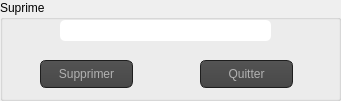
    <widget class="QGroupBox" name="groupBox_7">
     <property name="geometry">
      <rect>
       <x>460</x>
       <y>400</y>
       <width>341</width>
       <height>101</height>
      </rect>
     </property>
     <property name="title">
      <string>Suprime</string>
     </property>
     <widget class="QPushButton" name="pushButton_quitter">
      <property name="geometry">
       <rect>
        <x>200</x>
        <y>60</y>
        <width>93</width>
        <height>28</height>
       </rect>
      </property>
      <property name="styleSheet">
       <string notr="true">QToolTip
{
     border: 1px solid black;
     background-color: #ffa02f;
     padding: 1px;
     border-radius: 3px;
     opacity: 100;
}

QWidget
{
    color: #b1b1b1;
    background-color: #323232;
}

QWidget:item:hover
{
    background-color: QLinearGradient( x1: 0, y1: 0, x2: 0, y2: 1, stop: 0 #ffa02f, stop: 1 #ca0619);
    color: #000000;
}

QWidget:item:selected
{
    background-color: QLinearGradient( x1: 0, y1: 0, x2: 0, y2: 1, stop: 0 #ffa02f, stop: 1 #d7801a);
}

QMenuBar::item
{
    background: transparent;
}

QMenuBar::item:selected
{
    background: transparent;
    border: 1px solid #ffaa00;
}

QMenuBar::item:pressed
{
    background: #444;
    border: 1px solid #000;
    background-color: QLinearGradient(
        x1:0, y1:0,
        x2:0, y2:1,
        stop:1 #212121,
        stop:0.4 #343434/*,
        stop:0.2 #343434,
        stop:0.1 #ffaa00*/
    );
    margin-bottom:-1px;
    padding-bottom:1px;
}

QMenu
{
    border: 1px solid #000;
}

QMenu::item
{
    padding: 2px 20px 2px 20px;
}

QMenu::item:selected
{
    color: #000000;
}

QWidget:disabled
{
    color: #404040;
    background-color: #323232;
}

QAbstractItemView
{
    background-color: QLinearGradient( x1: 0, y1: 0, x2: 0, y2: 1, stop: 0 #4d4d4d, stop: 0.1 #646464, stop: 1 #5d5d5d);
}

QWidget:focus
{
    /*border: 2px solid QLinearGradient( x1: 0, y1: 0, x2: 0, y2: 1, stop: 0 #ffa02f, stop: 1 #d7801a);*/
}

QLineEdit
{
    background-color: QLinearGradient( x1: 0, y1: 0, x2: 0, y2: 1, stop: 0 #4d4d4d, stop: 0 #646464, stop: 1 #5d5d5d);
    padding: 1px;
    border-style: solid;
    border: 1px solid #1e1e1e;
    border-radius: 5;
}

QPushButton
{
    color: #b1b1b1;
    background-color: QLinearGradient( x1: 0, y1: 0, x2: 0, y2: 1, stop: 0 #565656, stop: 0.1 #525252, stop: 0.5 #4e4e4e, stop: 0.9 #4a4a4a, stop: 1 #464646);
    border-width: 1px;
    border-color: #1e1e1e;
    border-style: solid;
    border-radius: 6;
    padding: 3px;
    font-size: 12px;
    padding-left: 5px;
    padding-right: 5px;
}

QPushButton:pressed
{
    background-color: QLinearGradient( x1: 0, y1: 0, x2: 0, y2: 1, stop: 0 #2d2d2d, stop: 0.1 #2b2b2b, stop: 0.5 #292929, stop: 0.9 #282828, stop: 1 #252525);
}

QComboBox
{
    selection-background-color: #ffaa00;
    background-color: QLinearGradient( x1: 0, y1: 0, x2: 0, y2: 1, stop: 0 #565656, stop: 0.1 #525252, stop: 0.5 #4e4e4e, stop: 0.9 #4a4a4a, stop: 1 #464646);
    border-style: solid;
    border: 1px solid #1e1e1e;
    border-radius: 5;
}

QComboBox:hover,QPushButton:hover
{
    border: 2px solid QLinearGradient( x1: 0, y1: 0, x2: 0, y2: 1, stop: 0 #ffa02f, stop: 1 #d7801a);
}


QComboBox:on
{
    padding-top: 3px;
    padding-left: 4px;
    background-color: QLinearGradient( x1: 0, y1: 0, x2: 0, y2: 1, stop: 0 #2d2d2d, stop: 0.1 #2b2b2b, stop: 0.5 #292929, stop: 0.9 #282828, stop: 1 #252525);
    selection-background-color: #ffaa00;
}

QComboBox QAbstractItemView
{
    border: 2px solid darkgray;
    selection-background-color: QLinearGradient( x1: 0, y1: 0, x2: 0, y2: 1, stop: 0 #ffa02f, stop: 1 #d7801a);
}

QComboBox::drop-down
{
     subcontrol-origin: padding;
     subcontrol-position: top right;
     width: 15px;

     border-left-width: 0px;
     border-left-color: darkgray;
     border-left-style: solid; /* just a single line */
     border-top-right-radius: 3px; /* same radius as the QComboBox */
     border-bottom-right-radius: 3px;
 }

QComboBox::down-arrow
{
     image: url(:/down_arrow.png);
}

QGroupBox:focus
{
border: 2px solid QLinearGradient( x1: 0, y1: 0, x2: 0, y2: 1, stop: 0 #ffa02f, stop: 1 #d7801a);
}

QTextEdit:focus
{
    border: 2px solid QLinearGradient( x1: 0, y1: 0, x2: 0, y2: 1, stop: 0 #ffa02f, stop: 1 #d7801a);
}

QScrollBar:horizontal {
     border: 1px solid #222222;
     background: QLinearGradient( x1: 0, y1: 0, x2: 0, y2: 1, stop: 0.0 #121212, stop: 0.2 #282828, stop: 1 #484848);
     height: 7px;
     margin: 0px 16px 0 16px;
}

QScrollBar::handle:horizontal
{
      background: QLinearGradient( x1: 0, y1: 0, x2: 1, y2: 0, stop: 0 #ffa02f, stop: 0.5 #d7801a, stop: 1 #ffa02f);
      min-height: 20px;
      border-radius: 2px;
}

QScrollBar::add-line:horizontal {
      border: 1px solid #1b1b19;
      border-radius: 2px;
      background: QLinearGradient( x1: 0, y1: 0, x2: 1, y2: 0, stop: 0 #ffa02f, stop: 1 #d7801a);
      width: 14px;
      subcontrol-position: right;
      subcontrol-origin: margin;
}

QScrollBar::sub-line:horizontal {
      border: 1px solid #1b1b19;
      border-radius: 2px;
      background: QLinearGradient( x1: 0, y1: 0, x2: 1, y2: 0, stop: 0 #ffa02f, stop: 1 #d7801a);
      width: 14px;
     subcontrol-position: left;
     subcontrol-origin: margin;
}

QScrollBar::right-arrow:horizontal, QScrollBar::left-arrow:horizontal
{
      border: 1px solid black;
      width: 1px;
      height: 1px;
      background: white;
}

QScrollBar::add-page:horizontal, QScrollBar::sub-page:horizontal
{
      background: none;
}

QScrollBar:vertical
{
      background: QLinearGradient( x1: 0, y1: 0, x2: 1, y2: 0, stop: 0.0 #121212, stop: 0.2 #282828, stop: 1 #484848);
      width: 7px;
      margin: 16px 0 16px 0;
      border: 1px solid #222222;
}

QScrollBar::handle:vertical
{
      background: QLinearGradient( x1: 0, y1: 0, x2: 0, y2: 1, stop: 0 #ffa02f, stop: 0.5 #d7801a, stop: 1 #ffa02f);
      min-height: 20px;
      border-radius: 2px;
}

QScrollBar::add-line:vertical
{
      border: 1px solid #1b1b19;
      border-radius: 2px;
      background: QLinearGradient( x1: 0, y1: 0, x2: 0, y2: 1, stop: 0 #ffa02f, stop: 1 #d7801a);
      height: 14px;
      subcontrol-position: bottom;
      subcontrol-origin: margin;
}

QScrollBar::sub-line:vertical
{
      border: 1px solid #1b1b19;
      border-radius: 2px;
      background: QLinearGradient( x1: 0, y1: 0, x2: 0, y2: 1, stop: 0 #d7801a, stop: 1 #ffa02f);
      height: 14px;
      subcontrol-position: top;
      subcontrol-origin: margin;
}

QScrollBar::up-arrow:vertical, QScrollBar::down-arrow:vertical
{
      border: 1px solid black;
      width: 1px;
      height: 1px;
      background: white;
}


QScrollBar::add-page:vertical, QScrollBar::sub-page:vertical
{
      background: none;
}

QTextEdit
{
    background-color: #242424;
}

QPlainTextEdit
{
    background-color: #242424;
}

QHeaderView::section
{
    background-color: QLinearGradient(x1:0, y1:0, x2:0, y2:1, stop:0 #616161, stop: 0.5 #505050, stop: 0.6 #434343, stop:1 #656565);
    color: white;
    padding-left: 4px;
    border: 1px solid #6c6c6c;
}

QCheckBox:disabled
{
color: #414141;
}

QDockWidget::title
{
    text-align: center;
    spacing: 3px; /* spacing between items in the tool bar */
    background-color: QLinearGradient(x1:0, y1:0, x2:0, y2:1, stop:0 #323232, stop: 0.5 #242424, stop:1 #323232);
}

QDockWidget::close-button, QDockWidget::float-button
{
    text-align: center;
    spacing: 1px; /* spacing between items in the tool bar */
    background-color: QLinearGradient(x1:0, y1:0, x2:0, y2:1, stop:0 #323232, stop: 0.5 #242424, stop:1 #323232);
}

QDockWidget::close-button:hover, QDockWidget::float-button:hover
{
    background: #242424;
}

QDockWidget::close-button:pressed, QDockWidget::float-button:pressed
{
    padding: 1px -1px -1px 1px;
}

QMainWindow::separator
{
    background-color: QLinearGradient(x1:0, y1:0, x2:0, y2:1, stop:0 #161616, stop: 0.5 #151515, stop: 0.6 #212121, stop:1 #343434);
    color: white;
    padding-left: 4px;
    border: 1px solid #4c4c4c;
    spacing: 3px; /* spacing between items in the tool bar */
}

QMainWindow::separator:hover
{

    background-color: QLinearGradient(x1:0, y1:0, x2:0, y2:1, stop:0 #d7801a, stop:0.5 #b56c17 stop:1 #ffa02f);
    color: white;
    padding-left: 4px;
    border: 1px solid #6c6c6c;
    spacing: 3px; /* spacing between items in the tool bar */
}

QToolBar::handle
{
     spacing: 3px; /* spacing between items in the tool bar */
     background: url(:/images/handle.png);
}

QMenu::separator
{
    height: 2px;
    background-color: QLinearGradient(x1:0, y1:0, x2:0, y2:1, stop:0 #161616, stop: 0.5 #151515, stop: 0.6 #212121, stop:1 #343434);
    color: white;
    padding-left: 4px;
    margin-left: 10px;
    margin-right: 5px;
}

QProgressBar
{
    border: 2px solid grey;
    border-radius: 5px;
    text-align: center;
}

QProgressBar::chunk
{
    background-color: #d7801a;
    width: 2.15px;
    margin: 0.5px;
}

QTabBar::tab {
    color: #b1b1b1;
    border: 1px solid #444;
    border-bottom-style: none;
    background-color: #323232;
    padding-left: 10px;
    padding-right: 10px;
    padding-top: 3px;
    padding-bottom: 2px;
    margin-right: -1px;
}

QTabWidget::pane {
    border: 1px solid #444;
    top: 1px;
}

QTabBar::tab:last
{
    margin-right: 0; /* the last selected tab has nothing to overlap with on the right */
    border-top-right-radius: 3px;
}

QTabBar::tab:first:!selected
{
 margin-left: 0px; /* the last selected tab has nothing to overlap with on the right */


    border-top-left-radius: 3px;
}

QTabBar::tab:!selected
{
    color: #b1b1b1;
    border-bottom-style: solid;
    margin-top: 3px;
    background-color: QLinearGradient(x1:0, y1:0, x2:0, y2:1, stop:1 #212121, stop:.4 #343434);
}

QTabBar::tab:selected
{
    border-top-left-radius: 3px;
    border-top-right-radius: 3px;
    margin-bottom: 0px;
}

QTabBar::tab:!selected:hover
{
    /*border-top: 2px solid #ffaa00;
    padding-bottom: 3px;*/
    border-top-left-radius: 3px;
    border-top-right-radius: 3px;
    background-color: QLinearGradient(x1:0, y1:0, x2:0, y2:1, stop:1 #212121, stop:0.4 #343434, stop:0.2 #343434, stop:0.1 #ffaa00);
}

QRadioButton::indicator:checked, QRadioButton::indicator:unchecked{
    color: #b1b1b1;
    background-color: #323232;
    border: 1px solid #b1b1b1;
    border-radius: 6px;
}

QRadioButton::indicator:checked
{
    background-color: qradialgradient(
        cx: 0.5, cy: 0.5,
        fx: 0.5, fy: 0.5,
        radius: 1.0,
        stop: 0.25 #ffaa00,
        stop: 0.3 #323232
    );
}

QCheckBox::indicator{
    color: #b1b1b1;
    background-color: #323232;
    border: 1px solid #b1b1b1;
    width: 9px;
    height: 9px;
}

QRadioButton::indicator
{
    border-radius: 6px;
}

QRadioButton::indicator:hover, QCheckBox::indicator:hover
{
    border: 1px solid #ffaa00;
}

QCheckBox::indicator:checked
{
    image:url(:/images/checkbox.png);
}

QCheckBox::indicator:disabled, QRadioButton::indicator:disabled
{
    border: 1px solid #444;
}</string>
      </property>
      <property name="text">
       <string>Quitter</string>
      </property>
     </widget>
     <widget class="QLineEdit" name="lineEdit_nom_suppr">
      <property name="geometry">
       <rect>
        <x>60</x>
        <y>20</y>
        <width>211</width>
        <height>21</height>
       </rect>
      </property>
      <property name="styleSheet">
       <string notr="true">QLineEdit{
    background-color: white;
    box-shadow: 2px 0.5px 5px 1px inset black;
    border-radius: 5px;
    width: 70%;
    padding-right: 10px;
    padding-left: 10px;
    text-align: left;
    color: #000;
    font-size:inherit;
    font-family: Arial, Helvetica, sans-serif;  
    font-weight:normal;
    font-variant:normal;
}
QLineEdit::hover{  color: black ;
background-color:orange;}
QLineEdit::focus{  color: black ;
background-color:white;}</string>
      </property>
     </widget>
     <widget class="QPushButton" name="pushButton_suppr">
      <property name="geometry">
       <rect>
        <x>40</x>
        <y>60</y>
        <width>93</width>
        <height>28</height>
       </rect>
      </property>
      <property name="styleSheet">
       <string notr="true">QToolTip
{
     border: 1px solid black;
     background-color: #ffa02f;
     padding: 1px;
     border-radius: 3px;
     opacity: 100;
}

QWidget
{
    color: #b1b1b1;
    background-color: #323232;
}

QWidget:item:hover
{
    background-color: QLinearGradient( x1: 0, y1: 0, x2: 0, y2: 1, stop: 0 #ffa02f, stop: 1 #ca0619);
    color: #000000;
}

QWidget:item:selected
{
    background-color: QLinearGradient( x1: 0, y1: 0, x2: 0, y2: 1, stop: 0 #ffa02f, stop: 1 #d7801a);
}

QMenuBar::item
{
    background: transparent;
}

QMenuBar::item:selected
{
    background: transparent;
    border: 1px solid #ffaa00;
}

QMenuBar::item:pressed
{
    background: #444;
    border: 1px solid #000;
    background-color: QLinearGradient(
        x1:0, y1:0,
        x2:0, y2:1,
        stop:1 #212121,
        stop:0.4 #343434/*,
        stop:0.2 #343434,
        stop:0.1 #ffaa00*/
    );
    margin-bottom:-1px;
    padding-bottom:1px;
}

QMenu
{
    border: 1px solid #000;
}

QMenu::item
{
    padding: 2px 20px 2px 20px;
}

QMenu::item:selected
{
    color: #000000;
}

QWidget:disabled
{
    color: #404040;
    background-color: #323232;
}

QAbstractItemView
{
    background-color: QLinearGradient( x1: 0, y1: 0, x2: 0, y2: 1, stop: 0 #4d4d4d, stop: 0.1 #646464, stop: 1 #5d5d5d);
}

QWidget:focus
{
    /*border: 2px solid QLinearGradient( x1: 0, y1: 0, x2: 0, y2: 1, stop: 0 #ffa02f, stop: 1 #d7801a);*/
}

QLineEdit
{
    background-color: QLinearGradient( x1: 0, y1: 0, x2: 0, y2: 1, stop: 0 #4d4d4d, stop: 0 #646464, stop: 1 #5d5d5d);
    padding: 1px;
    border-style: solid;
    border: 1px solid #1e1e1e;
    border-radius: 5;
}

QPushButton
{
    color: #b1b1b1;
    background-color: QLinearGradient( x1: 0, y1: 0, x2: 0, y2: 1, stop: 0 #565656, stop: 0.1 #525252, stop: 0.5 #4e4e4e, stop: 0.9 #4a4a4a, stop: 1 #464646);
    border-width: 1px;
    border-color: #1e1e1e;
    border-style: solid;
    border-radius: 6;
    padding: 3px;
    font-size: 12px;
    padding-left: 5px;
    padding-right: 5px;
}

QPushButton:pressed
{
    background-color: QLinearGradient( x1: 0, y1: 0, x2: 0, y2: 1, stop: 0 #2d2d2d, stop: 0.1 #2b2b2b, stop: 0.5 #292929, stop: 0.9 #282828, stop: 1 #252525);
}

QComboBox
{
    selection-background-color: #ffaa00;
    background-color: QLinearGradient( x1: 0, y1: 0, x2: 0, y2: 1, stop: 0 #565656, stop: 0.1 #525252, stop: 0.5 #4e4e4e, stop: 0.9 #4a4a4a, stop: 1 #464646);
    border-style: solid;
    border: 1px solid #1e1e1e;
    border-radius: 5;
}

QComboBox:hover,QPushButton:hover
{
    border: 2px solid QLinearGradient( x1: 0, y1: 0, x2: 0, y2: 1, stop: 0 #ffa02f, stop: 1 #d7801a);
}


QComboBox:on
{
    padding-top: 3px;
    padding-left: 4px;
    background-color: QLinearGradient( x1: 0, y1: 0, x2: 0, y2: 1, stop: 0 #2d2d2d, stop: 0.1 #2b2b2b, stop: 0.5 #292929, stop: 0.9 #282828, stop: 1 #252525);
    selection-background-color: #ffaa00;
}

QComboBox QAbstractItemView
{
    border: 2px solid darkgray;
    selection-background-color: QLinearGradient( x1: 0, y1: 0, x2: 0, y2: 1, stop: 0 #ffa02f, stop: 1 #d7801a);
}

QComboBox::drop-down
{
     subcontrol-origin: padding;
     subcontrol-position: top right;
     width: 15px;

     border-left-width: 0px;
     border-left-color: darkgray;
     border-left-style: solid; /* just a single line */
     border-top-right-radius: 3px; /* same radius as the QComboBox */
     border-bottom-right-radius: 3px;
 }

QComboBox::down-arrow
{
     image: url(:/down_arrow.png);
}

QGroupBox:focus
{
border: 2px solid QLinearGradient( x1: 0, y1: 0, x2: 0, y2: 1, stop: 0 #ffa02f, stop: 1 #d7801a);
}

QTextEdit:focus
{
    border: 2px solid QLinearGradient( x1: 0, y1: 0, x2: 0, y2: 1, stop: 0 #ffa02f, stop: 1 #d7801a);
}

QScrollBar:horizontal {
     border: 1px solid #222222;
     background: QLinearGradient( x1: 0, y1: 0, x2: 0, y2: 1, stop: 0.0 #121212, stop: 0.2 #282828, stop: 1 #484848);
     height: 7px;
     margin: 0px 16px 0 16px;
}

QScrollBar::handle:horizontal
{
      background: QLinearGradient( x1: 0, y1: 0, x2: 1, y2: 0, stop: 0 #ffa02f, stop: 0.5 #d7801a, stop: 1 #ffa02f);
      min-height: 20px;
      border-radius: 2px;
}

QScrollBar::add-line:horizontal {
      border: 1px solid #1b1b19;
      border-radius: 2px;
      background: QLinearGradient( x1: 0, y1: 0, x2: 1, y2: 0, stop: 0 #ffa02f, stop: 1 #d7801a);
      width: 14px;
      subcontrol-position: right;
      subcontrol-origin: margin;
}

QScrollBar::sub-line:horizontal {
      border: 1px solid #1b1b19;
      border-radius: 2px;
      background: QLinearGradient( x1: 0, y1: 0, x2: 1, y2: 0, stop: 0 #ffa02f, stop: 1 #d7801a);
      width: 14px;
     subcontrol-position: left;
     subcontrol-origin: margin;
}

QScrollBar::right-arrow:horizontal, QScrollBar::left-arrow:horizontal
{
      border: 1px solid black;
      width: 1px;
      height: 1px;
      background: white;
}

QScrollBar::add-page:horizontal, QScrollBar::sub-page:horizontal
{
      background: none;
}

QScrollBar:vertical
{
      background: QLinearGradient( x1: 0, y1: 0, x2: 1, y2: 0, stop: 0.0 #121212, stop: 0.2 #282828, stop: 1 #484848);
      width: 7px;
      margin: 16px 0 16px 0;
      border: 1px solid #222222;
}

QScrollBar::handle:vertical
{
      background: QLinearGradient( x1: 0, y1: 0, x2: 0, y2: 1, stop: 0 #ffa02f, stop: 0.5 #d7801a, stop: 1 #ffa02f);
      min-height: 20px;
      border-radius: 2px;
}

QScrollBar::add-line:vertical
{
      border: 1px solid #1b1b19;
      border-radius: 2px;
      background: QLinearGradient( x1: 0, y1: 0, x2: 0, y2: 1, stop: 0 #ffa02f, stop: 1 #d7801a);
      height: 14px;
      subcontrol-position: bottom;
      subcontrol-origin: margin;
}

QScrollBar::sub-line:vertical
{
      border: 1px solid #1b1b19;
      border-radius: 2px;
      background: QLinearGradient( x1: 0, y1: 0, x2: 0, y2: 1, stop: 0 #d7801a, stop: 1 #ffa02f);
      height: 14px;
      subcontrol-position: top;
      subcontrol-origin: margin;
}

QScrollBar::up-arrow:vertical, QScrollBar::down-arrow:vertical
{
      border: 1px solid black;
      width: 1px;
      height: 1px;
      background: white;
}


QScrollBar::add-page:vertical, QScrollBar::sub-page:vertical
{
      background: none;
}

QTextEdit
{
    background-color: #242424;
}

QPlainTextEdit
{
    background-color: #242424;
}

QHeaderView::section
{
    background-color: QLinearGradient(x1:0, y1:0, x2:0, y2:1, stop:0 #616161, stop: 0.5 #505050, stop: 0.6 #434343, stop:1 #656565);
    color: white;
    padding-left: 4px;
    border: 1px solid #6c6c6c;
}

QCheckBox:disabled
{
color: #414141;
}

QDockWidget::title
{
    text-align: center;
    spacing: 3px; /* spacing between items in the tool bar */
    background-color: QLinearGradient(x1:0, y1:0, x2:0, y2:1, stop:0 #323232, stop: 0.5 #242424, stop:1 #323232);
}

QDockWidget::close-button, QDockWidget::float-button
{
    text-align: center;
    spacing: 1px; /* spacing between items in the tool bar */
    background-color: QLinearGradient(x1:0, y1:0, x2:0, y2:1, stop:0 #323232, stop: 0.5 #242424, stop:1 #323232);
}

QDockWidget::close-button:hover, QDockWidget::float-button:hover
{
    background: #242424;
}

QDockWidget::close-button:pressed, QDockWidget::float-button:pressed
{
    padding: 1px -1px -1px 1px;
}

QMainWindow::separator
{
    background-color: QLinearGradient(x1:0, y1:0, x2:0, y2:1, stop:0 #161616, stop: 0.5 #151515, stop: 0.6 #212121, stop:1 #343434);
    color: white;
    padding-left: 4px;
    border: 1px solid #4c4c4c;
    spacing: 3px; /* spacing between items in the tool bar */
}

QMainWindow::separator:hover
{

    background-color: QLinearGradient(x1:0, y1:0, x2:0, y2:1, stop:0 #d7801a, stop:0.5 #b56c17 stop:1 #ffa02f);
    color: white;
    padding-left: 4px;
    border: 1px solid #6c6c6c;
    spacing: 3px; /* spacing between items in the tool bar */
}

QToolBar::handle
{
     spacing: 3px; /* spacing between items in the tool bar */
     background: url(:/images/handle.png);
}

QMenu::separator
{
    height: 2px;
    background-color: QLinearGradient(x1:0, y1:0, x2:0, y2:1, stop:0 #161616, stop: 0.5 #151515, stop: 0.6 #212121, stop:1 #343434);
    color: white;
    padding-left: 4px;
    margin-left: 10px;
    margin-right: 5px;
}

QProgressBar
{
    border: 2px solid grey;
    border-radius: 5px;
    text-align: center;
}

QProgressBar::chunk
{
    background-color: #d7801a;
    width: 2.15px;
    margin: 0.5px;
}

QTabBar::tab {
    color: #b1b1b1;
    border: 1px solid #444;
    border-bottom-style: none;
    background-color: #323232;
    padding-left: 10px;
    padding-right: 10px;
    padding-top: 3px;
    padding-bottom: 2px;
    margin-right: -1px;
}

QTabWidget::pane {
    border: 1px solid #444;
    top: 1px;
}

QTabBar::tab:last
{
    margin-right: 0; /* the last selected tab has nothing to overlap with on the right */
    border-top-right-radius: 3px;
}

QTabBar::tab:first:!selected
{
 margin-left: 0px; /* the last selected tab has nothing to overlap with on the right */


    border-top-left-radius: 3px;
}

QTabBar::tab:!selected
{
    color: #b1b1b1;
    border-bottom-style: solid;
    margin-top: 3px;
    background-color: QLinearGradient(x1:0, y1:0, x2:0, y2:1, stop:1 #212121, stop:.4 #343434);
}

QTabBar::tab:selected
{
    border-top-left-radius: 3px;
    border-top-right-radius: 3px;
    margin-bottom: 0px;
}

QTabBar::tab:!selected:hover
{
    /*border-top: 2px solid #ffaa00;
    padding-bottom: 3px;*/
    border-top-left-radius: 3px;
    border-top-right-radius: 3px;
    background-color: QLinearGradient(x1:0, y1:0, x2:0, y2:1, stop:1 #212121, stop:0.4 #343434, stop:0.2 #343434, stop:0.1 #ffaa00);
}

QRadioButton::indicator:checked, QRadioButton::indicator:unchecked{
    color: #b1b1b1;
    background-color: #323232;
    border: 1px solid #b1b1b1;
    border-radius: 6px;
}

QRadioButton::indicator:checked
{
    background-color: qradialgradient(
        cx: 0.5, cy: 0.5,
        fx: 0.5, fy: 0.5,
        radius: 1.0,
        stop: 0.25 #ffaa00,
        stop: 0.3 #323232
    );
}

QCheckBox::indicator{
    color: #b1b1b1;
    background-color: #323232;
    border: 1px solid #b1b1b1;
    width: 9px;
    height: 9px;
}

QRadioButton::indicator
{
    border-radius: 6px;
}

QRadioButton::indicator:hover, QCheckBox::indicator:hover
{
    border: 1px solid #ffaa00;
}

QCheckBox::indicator:checked
{
    image:url(:/images/checkbox.png);
}

QCheckBox::indicator:disabled, QRadioButton::indicator:disabled
{
    border: 1px solid #444;
}</string>
      </property>
      <property name="text">
       <string>Supprimer</string>
      </property>
     </widget>
    </widget>
